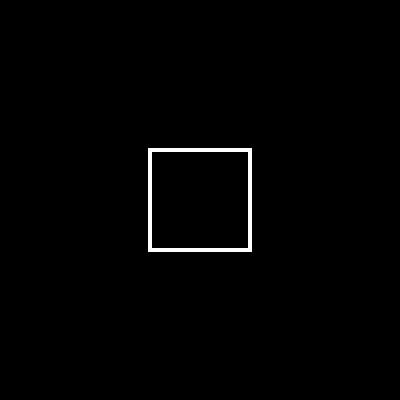
Frame 1 (no input)
Frame 60 (no input): identical to frame 1, image omitted
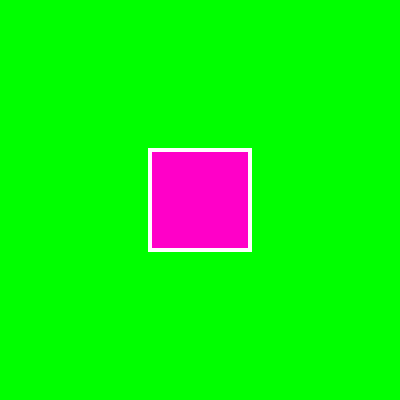
Frame 120 (the mouse pressed at the canvas centre since frame 60)

The p5.js sketch that drew these frames (run headless with seeded random() and noise() and a simulated clock; from frame 60 on, the mouse is pressed at the canvas centre):

// p5.js sketch
// ── sketch.js
var xpos, ypos, xsize, ysize;
var on = false;

function setup() {
  createCanvas(400, 400);
}

function draw() {
  xpos = width/2;
  ypos = height/2;
  xsize = 100;
  ysize = 100;
  background(0);
  stroke(255);
  strokeWeight(4);
  noFill();
  
  if(on){
    background(0,255,0)
  }
  
  if (mouseX > width/2 - xsize/2 && mouseX < width/2 + xsize/2 && mouseY > height/2 - ysize/2 && mouseY < height/2 + ysize/2){
    fill(255,0,200);
  }
  
  rect(xpos-xsize/2,ypos - ysize/2,xsize,ysize);
}

function mousePressed(){
  if (mouseX > width/2 - xsize/2 && mouseX < width/2 + xsize/2 && mouseY > height/2 - ysize/2 && mouseY < height/2 + ysize/2){
    on = !on;
  }
}
